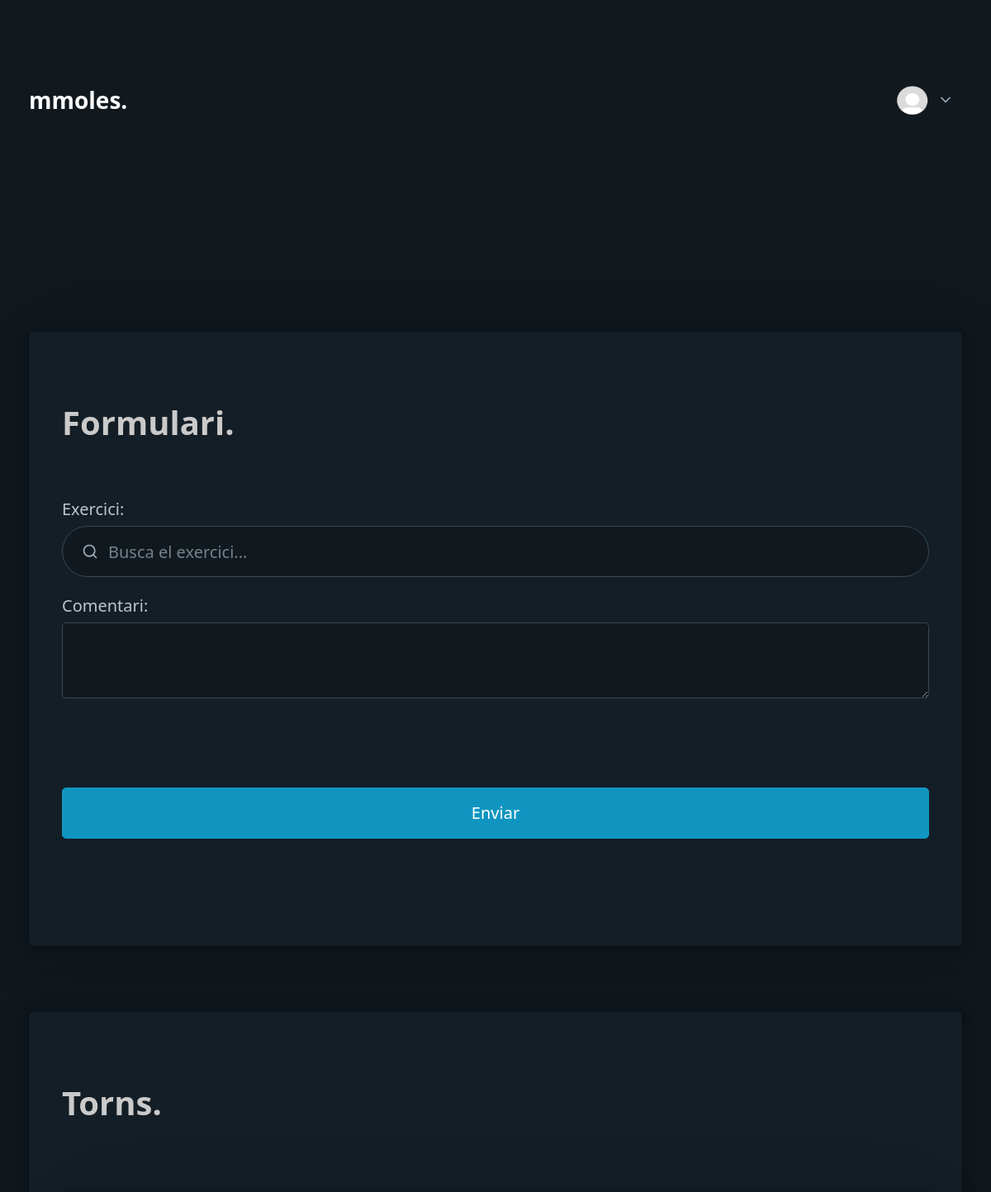
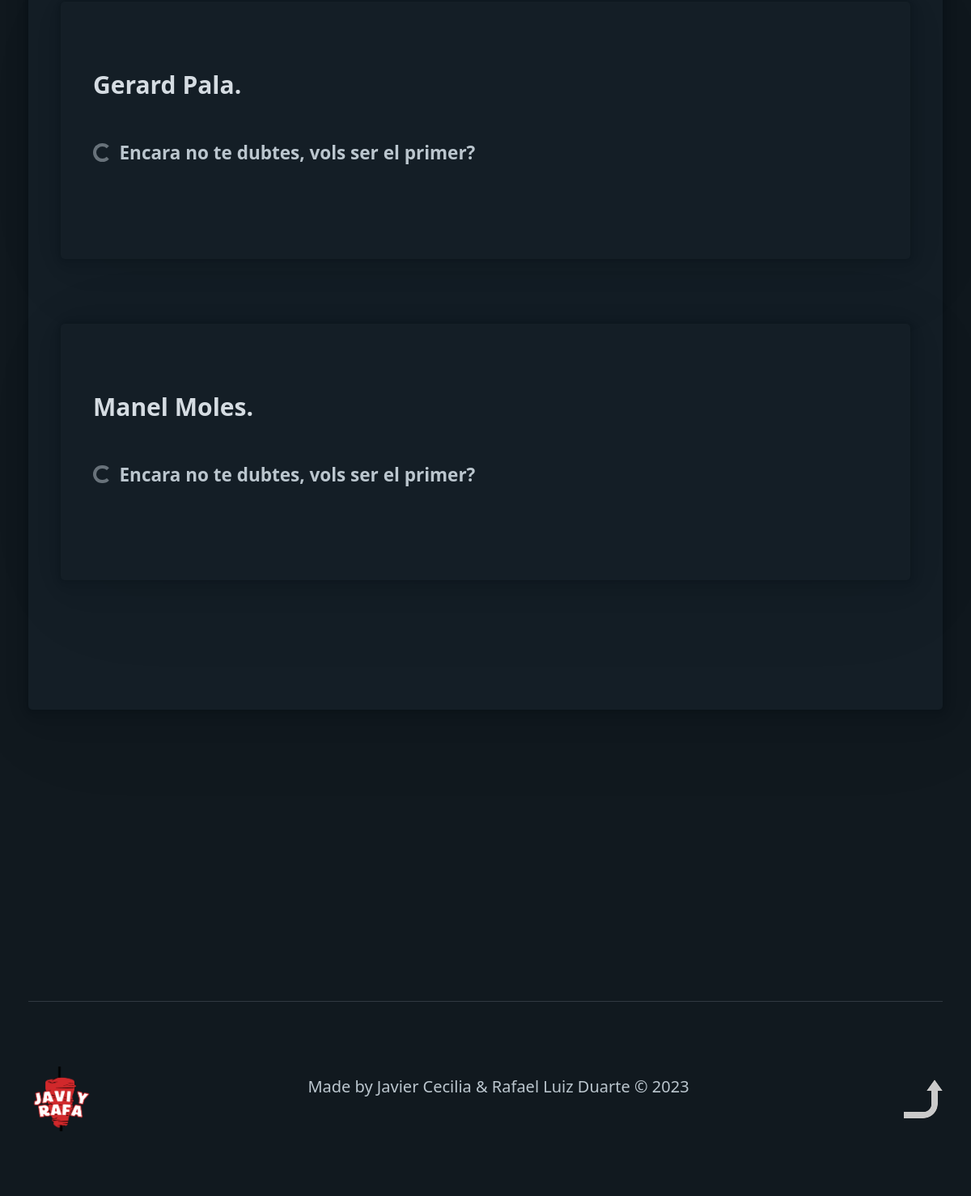
/lista.php (signed in), run on the app's committed database (2 pictures, top to bottom).
### tables this page shows
CREATE TABLE usuarios (
    id_usuario INT PRIMARY KEY AUTO_INCREMENT,

    nom VARCHAR(50),
    
    cognom  VARCHAR(100),

    email VARCHAR(255),

    perfil_img LONGTEXT,

    usuario VARCHAR(255),

    password VARCHAR(255),

    permis INTEGER,
    FOREIGN KEY (permis) REFERENCES permis(id_permis)

);

### lista.php (the view, shortened to what this page needs)
<!DOCTYPE html>
<html lang="en" data-theme="dark">
<head>
    <link rel="stylesheet" href="css/pico.min.css">
    <link rel="stylesheet" href="css/style.css">
</head>
<body class="container">
    <?php
    require "database.php";
        $sql = "SELECT * FROM usuarios WHERE usuario = '".$_SESSION["usuario"]."'";
        $usuarios_foto = mysqli_query($con,$sql) or exit(mysqli_error($con));
        $usuario_foto = mysqli_fetch_array($usuarios_foto);
        if ($usuario_foto["perfil_img"] == "") {
            $foto_perfil = "default.png";
        } else {
            $foto_perfil = $usuario_foto["perfil_img"];
        }
    ?>
    <header>
        <nav>
            <ul>
                <li><strong class="title"><?php echo $_SESSION["usuario"] ?>.</strong></li>
            </ul>
            <details role="list" dir="rtl">
                <summary><img class="profile" src="./img/user_img/<?php echo $foto_perfil ?>"></summary>
            </details>
        </nav>
    </header>
    <main>
        <article>
            <h1>Formulari.</h1>
            <form action="pages/consultes/consultes_save.php" method="POST">
            <label for="exercici">Exercici:</label>
            <input type="search" list="browsers" name="browser" id="browser" placeholder="Busca el exercici..."  required>
            <label for="comentari">Comentari:</label>
            <textarea name="comentari" id="comentari" type="text" required></textarea>
            <input type="submit" value="Enviar" role="button" class="boto">
            </form>
        </article>
        <article>
            <h1>Torns.</h1>
            <?php
            $sql = "SELECT * FROM usuarios WHERE permis = 1";
            $profesors = mysqli_query($con,$sql) or exit(mysqli_error($con));
            while($profesor = mysqli_fetch_array($profesors)) { ?>
            <article>
                <h3><?php echo $profesor["nom"]." ".$profesor["cognom"].".";
                $num = 1;
                $sql = "SELECT * FROM consultes WHERE profesor_FK =".$profesor["id_usuario"]." AND acabada = 0";
                $llista_torns = mysqli_query($con,$sql) or exit(mysqli_error($con));
                $sql = "SELECT * FROM consultes WHERE profesor_FK =".$profesor["id_usuario"]." AND acabada = 0";
                $buits = mysqli_query($con,$sql) or exit(mysqli_error($con));
                if (!empty($buit = mysqli_fetch_array($buits))) {
                ?></h3>
                <table role="grid">
                    <thead>
                        <tr>
                            <th>#</th>
                            <th>Alumne</th>
                        </tr>
                    </thead>
                    <tbody>
                        <?php
                        while($llista = mysqli_fetch_array($llista_torns)) { ?>
                        <tr>
                            <td>
                                <?php
                                echo $num
                                ?>
                            </td>
                            <td>
                                <?php
                                $sql = "SELECT * FROM usuarios WHERE id_usuario=".$llista["usuario_consulta_FK"];
                                $usuarios_lista = mysqli_query($con,$sql) or exit(mysqli_error($con));
                                $usuario_lista = mysqli_fetch_array($usuarios_lista);
                                if ($usuario_lista["perfil_img"] == "") {
                                    $foto_perfil = "default.png";
                                } else {
                                    $foto_perfil = $usuario_lista["perfil_img"];
                                }
                                ?>
                                <img class="profile" src="img/user_img/<?php echo $foto_perfil ?>">
                                <?php
                                echo $usuario_lista["nom"]." ".$usuario_lista["cognom"];
                                $num = $num + 1;
                                ?>
                            </td>
                        </tr>
                        <?php } ?>
                    </tbody>
                    <tfoot>
                    </tfoot>
                </table>
                <?php } else {?>
                    <h5 aria-busy="true">Encara no te dubtes, vols ser el primer?</h5>
                <?php } ?>
            </article>
            <?php } ?>
        </article>
    </main>
    <footer id="footer">
        <div>
            <img src="img/logo.png" class="logo">
        </div>
        <div>
            <p>
                Made by Javier Cecilia & Rafael Luiz Duarte © <?php echo date("Y"); ?>
            </p>
        </div>
        <div>
            <a href="#"><img src="img/arrow-up_icon-rev.png" class="flecha"></a>
        </div>
    </footer>
</body>
</html>

### css/style.css (style rules this page uses)
html { scroll-behavior: smooth; }
h1 { color: rgb(202, 202, 202); }
details[role=list] summary:not([role]) { height: calc(1rem * var(--line-height) + var(--form-element-spacing-vertical) * 2 + var(--border-width) * 2); padding: var(--form-element-spacing-vertical) var(--form-element-spacing-horizontal); border-radius: var(--border-radius); background-color: var(--form-element-background-color); color: var(--form-element-placeholder-color); line-height: inherit; border: none !important; cursor: pointer; transition: none !important; }
details[role=list] summary::after, li[role=list]>a::after { height: 40px; }
nav details { margin: auto 0; }
.title { font-size: 28px; font-weight: bold; color: white; }
.boto { margin-top: 80px; }
.profile { width: 40px; height: 40px; border-radius: 50%; }
#footer { display: flex; justify-content: space-between; align-items: center; gap: 40px; margin-top: 200px; border-top: 1px solid #303941; }
#footer p { text-align: center; }
#footer .logo { width: 80px; }

### data on the page
usuarios: nom "Gerard", cognom "Pala"
usuarios: nom "Manel", cognom "Moles"

### other printed values
$_SESSION["usuario"] "mmoles"
